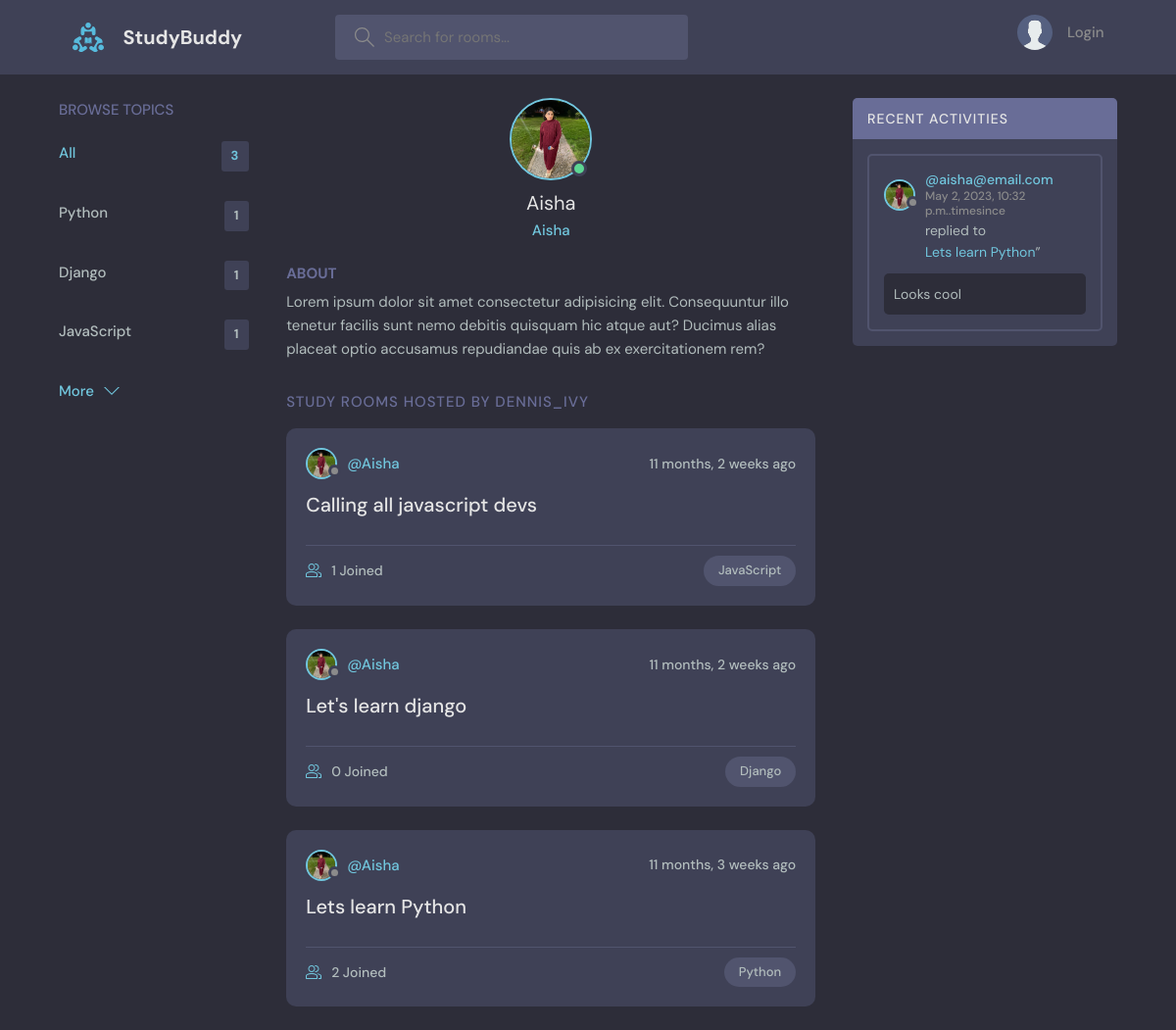
Page /profile/1/ on the committed database.
### base/models.py (models this page shows, shortened)
class Topic(models.Model):
    name = models.CharField(max_length=200)

class User(AbstractUser):
    name = models.CharField(max_length=200, null=True)
    email = models.EmailField(unique=True, null=True)
    bio = models.TextField(null=True)
    avatar = models.ImageField(null=True, default="avatar.svg")
    USERNAME_FIELD = "email"
    REQUIRED_FIELDS = []

class Room(models.Model):
    host = models.ForeignKey(User, on_delete=models.SET_NULL, null=True)
    topic = models.ForeignKey(Topic, on_delete=models.SET_NULL, null=True)
    name = models.CharField(max_length=200)
    description = models.TextField(null=True, blank=True)
    participants = models.ManyToManyField(User, related_name='participants', blank=True)
    updated = models.DateTimeField(auto_now=True)
    created = models.DateTimeField(auto_now_add=True)
    class Meta:
        ordering = ['-updated', '-created']
    def __str__(self):
        return self.name

class Message(models.Model):
    user = models.ForeignKey(User, on_delete=models.CASCADE) #//
    room = models.ForeignKey(Room, on_delete=models.CASCADE) #Cascade will delete the messages once a room is deleted. SET_NULL will keep the messages in the database. This is a 1-to-M relationship. One room will have many messages(children)
    body = models.TextField()
    updated = models.DateTimeField(auto_now=True)
    created = models.DateTimeField(auto_now_add=True)
    class Meta:
        ordering = ['-updated', '-created']

### base/views.py (the view)
# urls.py: path('profile/<str:pk>/', views.userProfile, name="user-profile"),
def userProfile(request, pk):
    user = User.objects.get(id=pk)
    room_messages = user.message_set.all()
    topics = Topic.objects.all()
    rooms = user.room_set.all()
    context = {'user': user, 'rooms': rooms, 'room_messages': room_messages, 'topics': topics}
    return render(request, 'base/profile.html', context)

### base/templates/base/profile.html (shortened to what this page needs)
{% extends 'main.html' %}
{% block content %}
<main class="profile-page layout layout--3">
  <div class="container">
    {% include 'base/topics_component.html' %}
    <div class="roomList">
      <div class="profile">
        <div class="profile__avatar">
          <div class="avatar avatar--large active">
            <img src="{{user.avatar.url}}" />
          </div>
        </div>
        <div class="profile__info">
          <h3>{{user.username}}</h3>
          <p>{{user.username}}</p>
        </div>
        <div class="profile__about">
          <h3>About</h3>
          <p>
            Lorem ipsum dolor sit amet consectetur adipisicing elit. Consequuntur illo tenetur
            facilis sunt nemo debitis quisquam hic atque aut? Ducimus alias placeat optio
            accusamus repudiandae quis ab ex exercitationem rem?
          </p>
        </div>
      </div>
      <div class="roomList__header">
        <div>
          <h2>Study Rooms Hosted by dennis_ivy</a>
          </h2>
        </div>
      </div>
    {% include 'base/feed_component.html' %}
    </div>
    {% include 'base/activity_component.html' %}
  </div>
</main>
{% endblock content %}

### templates/main.html (shortened to what this page needs)
<!DOCTYPE html>
{% load static %}
<html lang="en">
<head>
    <link rel="stylesheet" href="{%static 'styles/style.css' %}"" />
  </head>
  <body>
    {% include 'navbar.html' %}
    {% block content %}
    {% endblock %}
    </body>
</html>

### templates/navbar.html (shortened to what this page needs)
{% load static %}
<header class="header header--loggedIn">
  <div class="container">
    <a href="{% url 'home' %}" class="header__logo">
      <img src="{% static 'images//logo.svg' %}" />
      <h1>StudyBuddy</h1>
    </a>
    <form class="header__search" method="GET" action="{% url 'home' %}">
      <label>
        <input name="q" placeholder="Search for rooms..." />
      </label>
    </form>
    <nav class="header__menu">
      {% if request.user.is_authenticated %}
      <div class="header__user">
        <a href="{% url 'update-user' %}">
          <div class="avatar avatar--medium active">
            <img src="{{request.user.avatar.url}}" />
          </div>
          <p>{{request.user.username}}<span>{{request.user.username}}</span></p>
        </a>
        <button class="dropdown-button">
          <svg
            version="1.1"
            xmlns="http://www.w3.org/2000/svg"
            width="32"
            height="32"
            viewBox="0 0 32 32"
          >
            <title>chevron-down</title>
            <path d="M16 21l-13-13h-3l16 16 16-16h-3l-13 13z"></path>
          </svg>
        </button>
      </div>
      {% else %}
      <a href="{% url 'login' %}">
        <img src="{% static 'images/avatar.svg' %}" />
        <p>Login</p>
      </a>
      {% endif %}
    </nav>
  </div>
</header>

### base/templates/base/topics_component.html
<div class="topics">
  <div class="topics__header">
    <h2>Browse Topics</h2>
  </div>
  <ul class="topics__list">
    <li>
      <a href="{% url 'home' %}" class="active"
        >All <span>{{topics.count}}</span></a
      >
    </li>
    {% for topic in topics %}
    <li>
      <a href="{% url 'home' %}?q={{topic.name}}"
        >{{topic.name}} <span>{{topic.room_set.all.count}}</span></a
      >
    </li>
    {% endfor %}
  </ul>
  <a class="btn btn--link" href="{% url 'topics' %}">
    More
    <svg
      version="1.1"
      xmlns="http://www.w3.org/2000/svg"
      width="32"
      height="32"
      viewBox="0 0 32 32"
    >
      <title>chevron-down</title>
      <path d="M16 21l-13-13h-3l16 16 16-16h-3l-13 13z"></path>
    </svg>
  </a>
</div>

### base/templates/base/feed_component.html (shortened to what this page needs)
{% for room in rooms %}
<div class="roomListRoom">
  <div class="roomListRoom__header">
    <a href="{% url 'user-profile' room.host.id%}" class="roomListRoom__author">
      <div class="avatar avatar--small">
        <img src="{{room.host.avatar.url}}" />
      </div>
      <span>@{{room.host.username}}</span>
    </a>
    <div class="roomListRoom__actions">
      <span>{{room.created|timesince}} ago</span>
    </div>
  </div>
  <div class="roomListRoom__content">
    <a href="{% url 'room' room.id %}">{{room.name}}</a>
  </div>
  <div class="roomListRoom__meta">
    <a href="{% url 'room' room.id %}" class="roomListRoom__joined">
      {{room.participants.all.count}} Joined
    </a>
    <p class="roomListRoom__topic">{{room.topic.name}}</p>
  </div>
</div>
{% endfor %}

### base/templates/base/activity_component.html (shortened to what this page needs)
<div class="activities">
  <div class="activities__header">
    <h2>Recent Activities</h2>
  </div>
  {% for message in room_messages %}
  <div class="activities__box">
    <div class="activities__boxHeader roomListRoom__header">
      <a
        href="{% url 'user-profile' message.user.id %}"
        class="roomListRoom__author"
      >
        <div class="avatar avatar--small">
          <img src="{{message.user.avatar.url}}" />
        </div>
        <p>
          @{{message.user}}
          <span>{{message.created}}.timesince</span>
        </p>
      </a>
    </div>
    <div class="activities__boxContent">
      <p>
        replied to
        <a href="{% url 'room' message.room.id %}">{{message.room}}</a>”
      </p>
      <div class="activities__boxRoomContent">{{message.body}}</div>
    </div>
  </div>
  {% endfor %}
</div>

### rows in the picture
Topic: name "Python", room_set.all.count "1"
Topic: name "Django", room_set.all.count "1"
Topic: name "JavaScript", room_set.all.count "1"
User: avatar (picture), username "Aisha"
Room: host.avatar (picture), host.username "Aisha", created "11 months, 2 weeks", name "Calling all javascript devs", participants.all.count "1", topic.name "JavaScript"
Room: host.avatar (picture), host.username "Aisha", created "11 months, 2 weeks", name "Let's learn django", participants.all.count "0", topic.name "Django"
Room: host.avatar (picture), host.username "Aisha", created "11 months, 3 weeks", name "Lets learn Python", participants.all.count "2", topic.name "Python"
Message: user.avatar (picture), user "aisha@email.com", created "May 2, 2023, 10:32 p.m.", room "Lets learn Python", body "Looks cool"

### other values in the picture
{{ topics.count }} "3"
